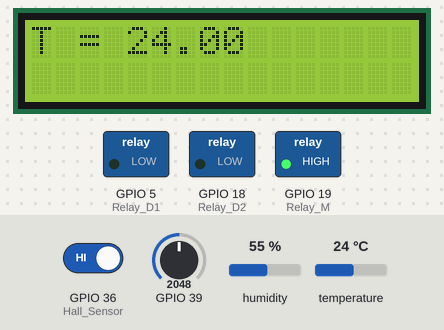
Bench run of a sketch on a simulated ESP32. Shown: 16×2 character LCD, switched loads named in the sketch (green lamp = pin HIGH). The test bench sets the inputs (shaded band); at power-on: temperature 24 °C, GPIO 39 = 2048, GPIO 36 (Hall_Sensor) HIGH, humidity 55 %. WiFi joins after 1.5 s; servers stay silent unless stated; what the sketch prints to the serial monitor is not drawn.

Above: at 4.7 s.
4.8 s: temperature set to 12 °C
At 9.8 s:
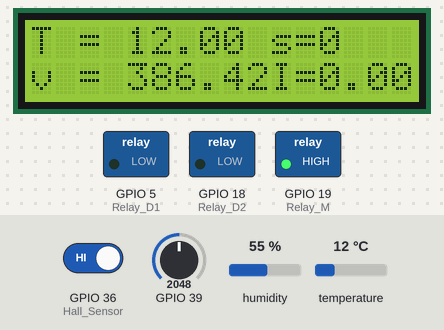
10.6 s: GPIO 39 set to 2866
At 14.9 s:
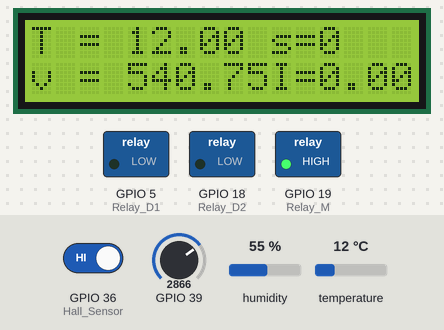
15.7 s: temperature set to 19 °C
At 20.9 s:
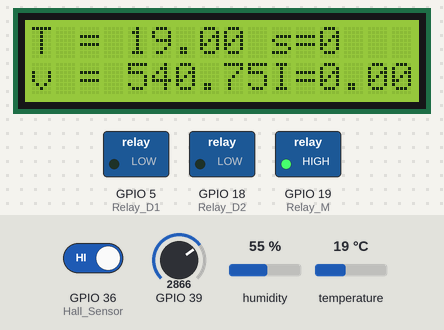
21.3 s: GPIO 39 set to 3603
At 26.0 s:
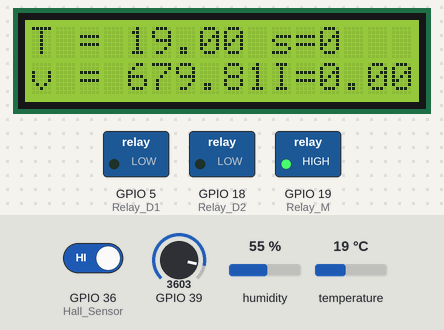
26.4 s: temperature set to 28 °C
At 31.7 s:
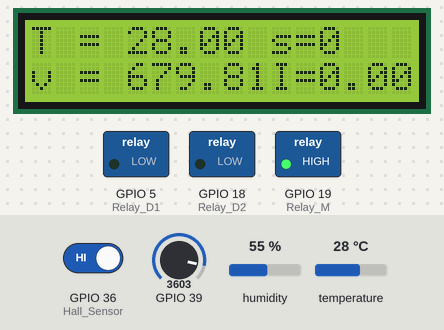
32.0 s: GPIO 39 set to 4095
At 37.1 s:
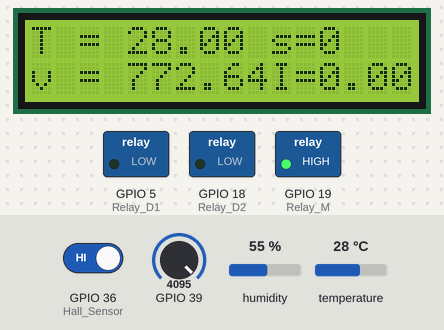
Timing chart, 0 to 38.2 s (numbered marks = the images above; inputs shaded):
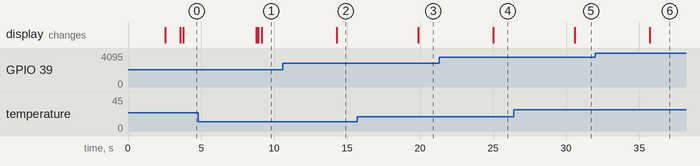

Measured:
- after the input at 10.6 s, the display: changes after 3.7 s (image 2)
- after the input at 15.7 s, the display: changes after 4.2 s (image 3)
- after the input at 21.3 s, the display: changes after 3.7 s (image 4)
- after the input at 26.4 s, the display: changes after 4.2 s (image 5)
- after the input at 32.0 s, the display: changes after 3.7 s (image 6)

The sketch:

tor_Parameter_monitoring_and_control__Mothi_Motor_Comercial_.ino
```cpp
#include <WiFi.h>  //Header File
#include <WiFiClient.h>   //Header File
#include <ThingSpeak.h>   //Header File
#include <HTTPClient.h>
#include <LiquidCrystal.h>

// initialize the library by associating any needed LCD interface pin
// with the arduino pin number it is connected to
const int rs = 25, en = 26, d4 = 27, d5 = 22, d6 = 21, d7 = 17;
LiquidCrystal lcd(rs, en, d4, d5, d6, d7);
int f1 = 0, f2 = 0;   //flags
int Relay_M=19;
int Relay_D1=5;
int Relay_D2=18;
int th_count = 0;
int status;
String Link;
HTTPClient http;
String getstatus;

 const char* ssid = "akki";          //WiFi Name
const char* password = "akki14381";   //WiFi Password
WiFiClient client;
unsigned long myChannelNumber = 748710;            // Channel Number
const char * myWriteAPIKey = "Z46IJ5I10PWFFHUJ";   // Write API Key


#include "DHT.h"        // including the library of DHT11 temperature and humidity sensor
#define DHTTYPE DHT11   // DHT 11
#define dht_dpin 23
DHT dht(dht_dpin, DHTTYPE);

int Count=0;
double st=0;
int Speed;
int Hall_Sensor=36;
int onoff_flag = 0;
#include "ACS712.h"
ACS712 sensor(ACS712_30A, 32);
float Cur;

int V;
double Vout;
int r;

void setup()  // put your setup code here, to run once:
{
  Serial.begin (9600);
  dht.begin();
  pinMode(Hall_Sensor,INPUT);
  sensor.calibrate();
  pinMode(39,INPUT);
  pinMode(Relay_M,OUTPUT);
  pinMode(Relay_D1,OUTPUT);
  pinMode(Relay_D2,OUTPUT);

  digitalWrite(Relay_M,1);   //motor stop
  digitalWrite(Relay_D1,0);
  digitalWrite(Relay_D2,0);

 // Connect to WiFi network
  WiFi.disconnect();
  delay(1000);
  Serial.println();
  Serial.println();
  Serial.print("Connecting to ");
  Serial.println(ssid);
  WiFi.begin(ssid, password);
  while (WiFi.status() != WL_CONNECTED)
  {
   delay(500);
   Serial.print(".");
  }
  Serial.println("");
  Serial.println("WiFi connected");

  // Print the IP address
  Serial.println(WiFi.localIP());
  ThingSpeak.begin(client);
  lcd.begin(16,2);
  lcd.setCursor(0,0);
  lcd.print("Indn Motor Para");
  delay(1000);
  lcd.clear();
}

void loop() // put your main code here, to run repeatedly:
{
  //lcd.begin(16,2);
    Link= "https://mahavidyalay.in/AcademicDevelopment/ServerDemo/ShowLed5.php";
    http.begin(Link);     //Specify request destination

  int httpCode = http.GET();            //Send the request
  String payload = http.getString();    //Get the response payload

   //Print HTTP return code
  Serial.println(payload);    //Print request response payload

  if((payload)=="1")
    {
    Serial.println("ON");
    digitalWrite(Relay_M,0);    ///Mains ON
    Cur=2.061;
     lcd.setCursor(10,1);
     lcd.print("I=");
     lcd.print(Cur);
     if(onoff_flag == 1)
     {
    ThingSpeak.writeField(myChannelNumber, 3,Cur, myWriteAPIKey);
 delay(15000);
 onoff_flag = 0;
     }
    }
    else if ((payload)=="2")
      {
        Serial.println("OFF");
        digitalWrite(Relay_M,1);    ///Mains OFF

      lcd.print("      ");
      Cur = 0;
      if(onoff_flag == 0)
      {
        ThingSpeak.writeField(myChannelNumber, 3,0, myWriteAPIKey);
        delay(15000);
        onoff_flag = 1;
      }
      }
     else if ((payload)=="3")
      {
        Serial.println("Forward");

      if((f1)==0)
      {
        Serial.println("Wait For 4 Seconds");
        digitalWrite(Relay_M,1);    ///Mains OFF
        delay(4000);
      }
      {
        digitalWrite(Relay_D1,1);   //Change motor direction   shiftion of relay
      digitalWrite(Relay_D2,1);
      delay(1000);
      digitalWrite(Relay_M,0);   /// Start Motor ///Mains ON}
      f1=1;
      f2=0;
      }
      }
     else if ((payload)=="4")
      {
      Serial.println("Reverse");
      if ((f2)==0)
       {
        Serial.println("Wait For 4 Seconds");
        digitalWrite(Relay_M,1);  ///Mains STop
        delay(4000);
        }
      {
      digitalWrite(Relay_D1,0);   ///shifting of relay for Reverse
      digitalWrite(Relay_D2,0);
      delay(1000);
      digitalWrite(Relay_M,0);    ///Mains ON
      f2=1;
      f1=0;
      }


}


  float t = dht.readTemperature();
    Serial.print("temperature = ");
    lcd.setCursor(0,0);
    lcd.print("T = ");
    lcd.print(t);
    Serial.print(t);
    Serial.println("C  ");
    if ((t)>35)
    {
       digitalWrite(Relay_M,1);    ///Mains OFF
       ThingSpeak.writeField(myChannelNumber, 1, t, myWriteAPIKey);
       delay(12000);
    }

    st= millis();
    while((millis()-st)<5000)
 {
//    Serial.print("Hall_Sensor= ");
//    Serial.println(digitalRead(Hall_Sensor));

       if (digitalRead(Hall_Sensor)==0)
         {
           Count++;
           while(digitalRead(Hall_Sensor)==0);
         }
 }

 Speed = Count * 12;
 Serial.print("Speed= ");
 lcd.setCursor(10,0);
 lcd.print("s=");
 lcd.print(Speed);
 Serial.print(Speed);
 Serial.println("RPM");
 Count=0;


 // Cur = sensor.getCurrentAC();
//  Serial.print("Current= ");
//  Serial.print(Cur);
//  Serial.println("Amp");


 for(int r=0; r<60; r++)
 {
  V= analogRead(39);
//  Serial.print("V= ");
//  Serial.println(V);

  Vout= Vout+V;
   delay(1);

  }
 Vout=Vout/60;
 // Serial.print("Vout= ");
 // Serial.println(Vout);

  float k = Vout/5.3;
 // Serial.print("k= ");

 // Serial.println(k);
 lcd.begin(16,2);
  lcd.setCursor(0,0);
    lcd.print("T = ");
    lcd.print(t);
     lcd.setCursor(10,0);
 lcd.print("s=");
 lcd.print(Speed);
   lcd.setCursor(0,1);
 lcd.print("v = ");
 lcd.print(k);
 lcd.setCursor(10,1);
     lcd.print("I=");
     lcd.print(Cur);
  Vout=0;
  if(th_count == 10)
  {
ThingSpeak.writeField(myChannelNumber, 4,k, myWriteAPIKey);
 delay(15000);
 ThingSpeak.writeField(myChannelNumber, 2, Speed, myWriteAPIKey);
  delay(15000);
  th_count=0;
  }
 th_count++;
 Serial.println("-----------");
}
```
